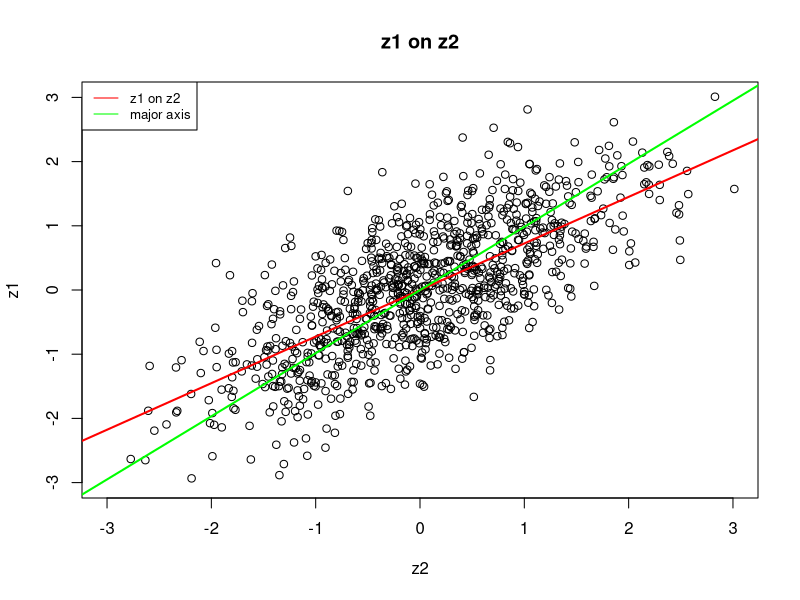
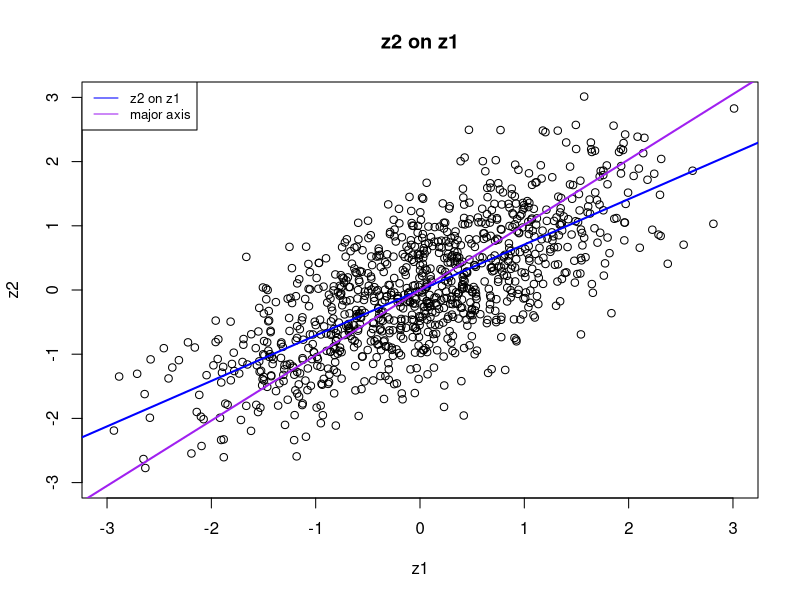
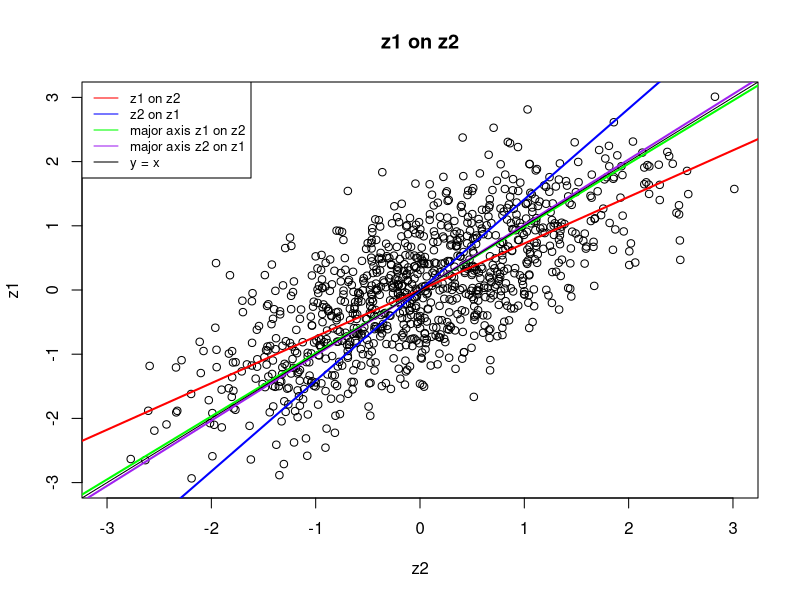

Source code (R) for these figures, in order:
# generate z1 and z2
n <- 1000
z1 <- rnorm(n)
z2 <- z1 + rnorm(n)
z2 <- z2 / sd(z2)

### REGRESSIONS ###

# Manual computation of the regression lines
scalar_prod_z1_z2 <- sum(z1 * z2)
z1_sq_norm <- sum(z1^2)
z2_sq_norm <- sum(z2^2)

# compute beta (slope) for z1 on z2 and z2 on z1
beta_z1_z2 <- scalar_prod_z1_z2 / z2_sq_norm
beta_z2_z1 <- scalar_prod_z1_z2 / z1_sq_norm

### MAJOR AXIS ###

# compute the n x n covariance matrix of each entry of z1 and z2
# define a matrix with z1 and z2 as columns
z1_z2 <- cbind(z1, z2)

# compute the covariance matrix
omega <- cov(z1_z2)

cat("\n\n")
omega

# compute the eigenvalues and eigenvectors of the covariance matrix
eigenvalues <- eigen(omega)$values
eigenvectors <- eigen(omega)$vectors

cat("\n\n")
eigenvalues
cat("\n")
eigenvectors

eigen(cov(cbind(z2, z1)))$vectors

# compute the major axis vector
largest_eigenvector_index <- which(eigenvalues == max(eigenvalues))
major_axis_vector <- eigenvectors[, largest_eigenvector_index]

cat("\n\nMajor Axis Vector: ", major_axis_vector)

# compute the slope of the major axis
major_axis_slope_z1_z2 <- major_axis_vector[2] / major_axis_vector[1]
major_axis_slope_z2_z1 <- major_axis_vector[1] / major_axis_vector[2]

### PRINT RESULTS ###

cat("\n\nRegression Results:")
cat("\n--------------------")

# z1 on z2
cat("\nz1 on z2: y = ", beta_z1_z2, "* x")
# major axis
cat("\n\nmajor axis: y = ", major_axis_slope_z1_z2, "* x")

# z2 on z1
cat("\n\nz2 on z1: y = ", beta_z2_z1, "* x")
# major axis
cat("\n\nmajor axis: y = ", major_axis_slope_z2_z1, "* x")

cat("\n--------------------\n\n")

### PLOT ###

# Set up a three-panel plot
par(mfrow = c(1, 3))

# graph a scatterplot of z1 and z2
pdf("./homeworks/hw2/plots/scatter.pdf", width = 8, height = 8)

# Panel 1: Plot z1 on z2 with the regression line
plot(z2, z1,
    xlab = "z2", ylab = "z1", main = "z1 on z2",
    xlim = c(-3, 3), ylim = c(-3, 3)
)
abline(0, beta_z1_z2, col = "red", lwd = 2)
# Plot the major axis
abline(0, major_axis_slope_z1_z2, col = "green", lwd = 2)
# Legend
legend("topleft",
    legend = c("z1 on z2", "major axis"),
    col = c("red", "green"), lty = 1, cex = 0.8
)

# Panel 2: Plot z2 on z1 with the regression line
plot(z1, z2,
    xlab = "z1", ylab = "z2", main = "z2 on z1",
    xlim = c(-3, 3), ylim = c(-3, 3)
)
abline(0, beta_z2_z1, col = "blue", lwd = 2)
# Plot the major axis
abline(0, major_axis_slope_z2_z1, col = "purple", lwd = 2)
# Legend
legend("topleft",
    legend = c("z2 on z1", "major axis"),
    col = c("blue", "purple"), lty = 1, cex = 0.8
)

# Panel 3: Plot z1 on z2 with the major axis
plot(z2, z1,
    xlab = "z2", ylab = "z1", main = "z1 on z2",
    xlim = c(-3, 3), ylim = c(-3, 3)
)
abline(0, major_axis_slope_z1_z2, col = "green", lwd = 2)
abline(0, 1 / major_axis_slope_z1_z2, col = "purple", lwd = 2)
# Plot the regression lines
abline(0, beta_z1_z2, col = "red", lwd = 2)
abline(0, 1 / beta_z2_z1, col = "blue", lwd = 2)
abline(0, 1, col = "black", lwd = 1)
# Legend
legend("topleft",
    legend = c(
        "z1 on z2", "z2 on z1", "major axis z1 on z2",
        "major axis z2 on z1", "y = x"
    ),
    col = c("red", "blue", "green", "purple", "black"), lty = 1, cex = 0.8
)

# Close the PDF device
dev.off()
